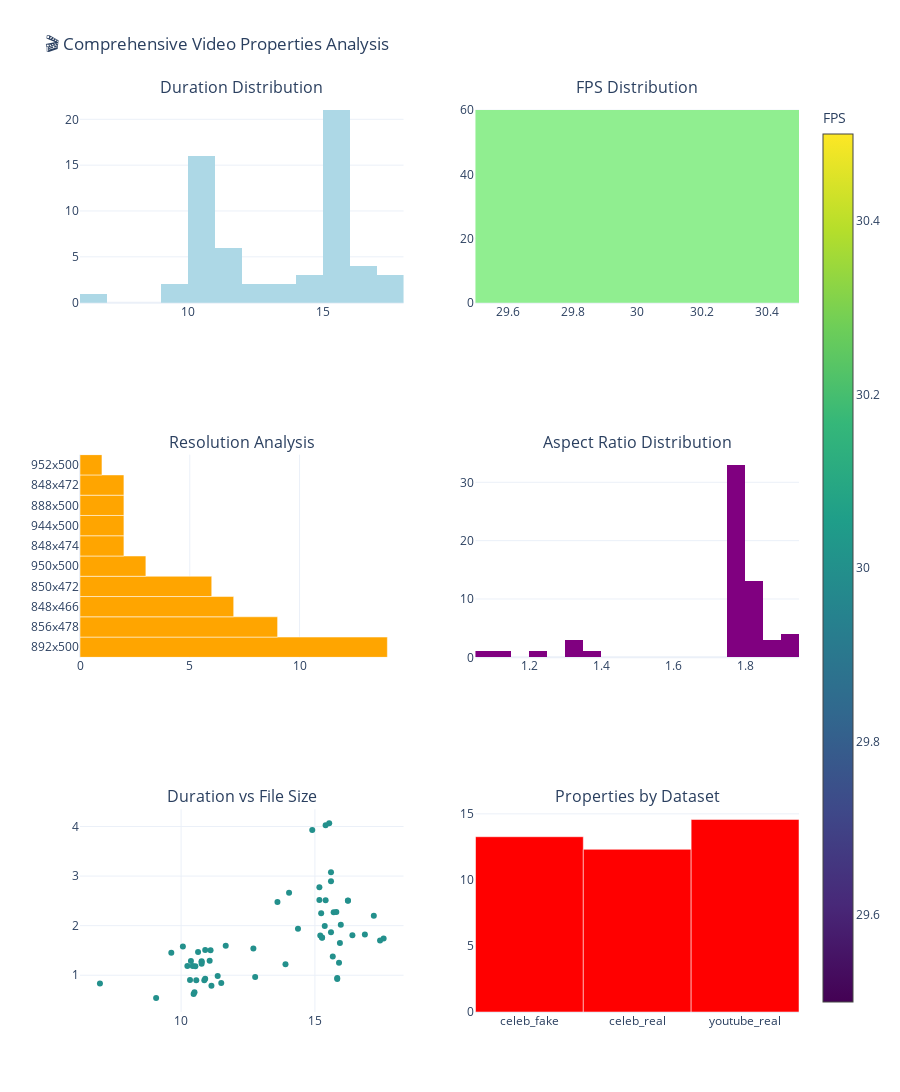

Write notebook code for a chart like this one.
### Code cell
# Video Properties Visualization
if not df_videos.empty:
    # Create comprehensive video analysis dashboard
    fig = make_subplots(
        rows=3, cols=2,
        subplot_titles=('Duration Distribution', 'FPS Distribution',
                       'Resolution Analysis', 'Aspect Ratio Distribution',
                       'Duration vs File Size', 'Properties by Dataset'),
        specs=[[{"secondary_y": False}, {"secondary_y": False}],
               [{"type": "bar"}, {"secondary_y": False}],
               [{"secondary_y": False}, {"type": "bar"}]]
    )
    
    # 1. Duration Distribution
    fig.add_trace(
        go.Histogram(x=df_videos['duration'], nbinsx=20, name="Duration (seconds)",
                    marker_color='lightblue'),
        row=1, col=1
    )
    
    # 2. FPS Distribution
    fig.add_trace(
        go.Histogram(x=df_videos['fps'], nbinsx=15, name="FPS",
                    marker_color='lightgreen'),
        row=1, col=2
    )
    
    # 3. Resolution Analysis
    resolution_counts = df_videos['resolution'].value_counts().head(10)
    fig.add_trace(
        go.Bar(x=resolution_counts.values, y=resolution_counts.index, 
               orientation='h', name="Resolution Frequency",
               marker_color='orange'),
        row=2, col=1
    )
    
    # 4. Aspect Ratio Distribution
    fig.add_trace(
        go.Histogram(x=df_videos['aspect_ratio'], nbinsx=20, name="Aspect Ratio",
                    marker_color='purple'),
        row=2, col=2
    )
    
    # 5. Duration vs File Size Scatter
    fig.add_trace(
        go.Scatter(x=df_videos['duration'], y=df_videos['size_mb'],
                  mode='markers', name="Duration vs Size",
                  marker=dict(color=df_videos['fps'], colorscale='Viridis',
                             showscale=True, colorbar=dict(title="FPS"))),
        row=3, col=1
    )
    
    # 6. Properties by Dataset
    dataset_stats = df_videos.groupby('dataset_category').agg({
        'duration': 'mean',
        'fps': 'mean',
        'size_mb': 'mean'
    }).reset_index()
    
    fig.add_trace(
        go.Bar(x=dataset_stats['dataset_category'], y=dataset_stats['duration'],
               name="Avg Duration", marker_color='red'),
        row=3, col=2
    )
    
    fig.update_layout(
        height=1200,
        title_text="🎬 Comprehensive Video Properties Analysis",
        showlegend=False
    )
    
    fig.show()
    
    # Statistical analysis
    print("📈 DETAILED VIDEO STATISTICS")
    print("=" * 50)
    
    # Overall statistics
    print(f"Duration Statistics:")
    print(f"  Mean: {df_videos['duration'].mean():.2f}s")
    print(f"  Median: {df_videos['duration'].median():.2f}s")
    print(f"  Std: {df_videos['duration'].std():.2f}s")
    print(f"  Range: {df_videos['duration'].min():.2f}s - {df_videos['duration'].max():.2f}s")
    
    print(f"\nFPS Statistics:")
    print(f"  Mean: {df_videos['fps'].mean():.2f}")
    print(f"  Median: {df_videos['fps'].median():.2f}")
    print(f"  Most common: {df_videos['fps'].mode().iloc[0]:.1f}")
    
    print(f"\nResolution Analysis:")
    print(f"  Unique resolutions: {df_videos['resolution'].nunique()}")
    print(f"  Most common: {df_videos['resolution'].mode().iloc[0]}")
    print(f"  Resolution variety: {df_videos['resolution'].value_counts().head()}")
    
    # By dataset comparison
    print(f"\n📊 Comparison by Dataset:")
    comparison = df_videos.groupby(['dataset_category', 'type']).agg({
        'duration': ['mean', 'std', 'count'],
        'fps': ['mean', 'std'],
        'size_mb': ['mean', 'std']
    }).round(2)
    print(comparison)
    
else:
    print("⚠️ No video data available for visualization")

### Figure 1 — Plotly figure (JSON) as saved in the notebook; plotly's stock layout.template omitted (floating-point values rounded to 4 significant figures)
{"data": [{"marker": {"color": "lightblue"}, "name": "Duration (seconds)", "nbinsx": 20, "type": "histogram", "x": [11.67, 11.07, 11.1, 10.57, 11.37, 10.07, 15.23, 10.9, 10.53, 10.63, 17.57, 15.2, 11.13, 6.967, 10.23, 13.9, 15.9, 10.5, 15.53, 16.23, 10.77, 15.27, 10.33, 15.97, 15.83, 11.5, 15.67, 10.37, 10.47, 14.37, 10.9, 16.4, 12.77, 17.2, 16.23, 15.83, 9.067, 10.43, 15.27, 10.77, 10.77, 15.4, 10.87, 15.93, 17.43, 9.633, 15.17, 15.4, 12.7, 14.03, 15.6, 15.7, 15.17, 15.37, 15.6, 16.87, 13.6, 15.8, 14.9, 15.6], "xaxis": "x", "yaxis": "y"}, {"marker": {"color": "lightgreen"}, "name": "FPS", "nbinsx": 15, "type": "histogram", "x": [30.0, 30.0, 30.0, 30.0, 30.0, 30.0, 30.0, 30.0, 30.0, 30.0, 30.0, 30.0, 30.0, 30.0, 30.0, 30.0, 30.0, 30.0, 30.0, 30.0, 30.0, 30.0, 30.0, 30.0, 30.0, 30.0, 30.0, 30.0, 30.0, 30.0, 30.0, 30.0, 30.0, 30.0, 30.0, 30.0, 30.0, 30.0, 30.0, 30.0, 30.0, 30.0, 30.0, 30.0, 30.0, 30.0, 30.0, 30.0, 30.0, 30.0, 30.0, 30.0, 30.0, 30.0, 30.0, 30.0, 30.0, 30.0, 30.0, 30.0], "xaxis": "x2", "yaxis": "y2"}, {"marker": {"color": "orange"}, "name": "Resolution Frequency", "orientation": "h", "type": "bar", "x": [14, 9, 7, 6, 3, 2, 2, 2, 2, 1], "xaxis": "x3", "y": ["892x500", "856x478", "848x466", "850x472", "950x500", "848x474", "944x500", "888x500", "848x472", "952x500"], "yaxis": "y3"}, {"marker": {"color": "purple"}, "name": "Aspect Ratio", "nbinsx": 20, "type": "histogram", "x": [1.9, 1.781, 1.797, 1.781, 1.352, 1.791, 1.82, 1.904, 1.9, 1.789, 1.791, 1.791, 1.775, 1.82, 1.884, 1.82, 1.791, 1.344, 1.791, 1.82, 1.801, 1.791, 1.801, 1.888, 1.801, 1.9, 1.801, 1.24, 1.325, 1.82, 1.797, 1.888, 1.108, 1.82, 1.82, 1.801, 1.064, 1.789, 1.791, 1.801, 1.777, 1.784, 1.308, 1.784, 1.784, 1.784, 1.784, 1.784, 1.784, 1.784, 1.791, 1.784, 1.784, 1.791, 1.784, 1.776, 1.784, 1.784, 1.784, 1.776], "xaxis": "x4", "yaxis": "y4"}, {"marker": {"color": [30.0, 30.0, 30.0, 30.0, 30.0, 30.0, 30.0, 30.0, 30.0, 30.0, 30.0, 30.0, 30.0, 30.0, 30.0, 30.0, 30.0, 30.0, 30.0, 30.0, 30.0, 30.0, 30.0, 30.0, 30.0, 30.0, 30.0, 30.0, 30.0, 30.0, 30.0, 30.0, 30.0, 30.0, 30.0, 30.0, 30.0, 30.0, 30.0, 30.0, 30.0, 30.0, 30.0, 30.0, 30.0, 30.0, 30.0, 30.0, 30.0, 30.0, 30.0, 30.0, 30.0, 30.0, 30.0, 30.0, 30.0, 30.0, 30.0, 30.0], "colorbar": {"title": {"text": "FPS"}}, "colorscale": [[0, "#440154"], [0.1111, "#482878"], [0.2222, "#3e4989"], [0.3333, "#31688e"], [0.4444, "#26828e"], [0.5556, "#1f9e89"], [0.6667, "#35b779"], [0.7778, "#6ece58"], [0.8889, "#b5de2b"], [1, "#fde725"]], "showscale": true}, "mode": "markers", "name": "Duration vs Size", "type": "scatter", "x": [11.67, 11.07, 11.1, 10.57, 11.37, 10.07, 15.23, 10.9, 10.53, 10.63, 17.57, 15.2, 11.13, 6.967, 10.23, 13.9, 15.9, 10.5, 15.53, 16.23, 10.77, 15.27, 10.33, 15.97, 15.83, 11.5, 15.67, 10.37, 10.47, 14.37, 10.9, 16.4, 12.77, 17.2, 16.23, 15.83, 9.067, 10.43, 15.27, 10.77, 10.77, 15.4, 10.87, 15.93, 17.43, 9.633, 15.17, 15.4, 12.7, 14.03, 15.6, 15.7, 15.17, 15.37, 15.6, 16.87, 13.6, 15.8, 14.9, 15.6], "xaxis": "x5", "y": [1.595, 1.292, 1.505, 0.9, 0.9873, 1.579, 2.251, 0.9313, 1.182, 1.468, 1.743, 1.802, 0.7891, 0.8345, 1.186, 1.223, 1.253, 0.6591, 4.066, 2.502, 1.284, 1.756, 0.9024, 2.019, 0.9225, 0.8426, 1.381, 1.285, 0.6201, 1.939, 1.511, 1.808, 0.9659, 2.198, 2.506, 0.9421, 0.5388, 1.185, 1.762, 1.269, 1.233, 2.514, 0.8998, 1.65, 1.703, 1.452, 2.519, 4.027, 1.54, 2.665, 1.868, 2.27, 2.772, 1.994, 3.079, 1.823, 2.476, 2.277, 3.931, 2.897], "yaxis": "y5"}, {"marker": {"color": "red"}, "name": "Avg Duration", "type": "bar", "x": ["celeb_fake", "celeb_real", "youtube_real"], "xaxis": "x6", "y": [13.27, 12.32, 14.58], "yaxis": "y6"}], "layout": {"annotations": [{"font": {"size": 16}, "showarrow": false, "text": "Duration Distribution", "x": 0.225, "xanchor": "center", "xref": "paper", "y": 1, "yanchor": "bottom", "yref": "paper"}, {"font": {"size": 16}, "showarrow": false, "text": "FPS Distribution", "x": 0.775, "xanchor": "center", "xref": "paper", "y": 1, "yanchor": "bottom", "yref": "paper"}, {"font": {"size": 16}, "showarrow": false, "text": "Resolution Analysis", "x": 0.225, "xanchor": "center", "xref": "paper", "y": 0.6111, "yanchor": "bottom", "yref": "paper"}, {"font": {"size": 16}, "showarrow": false, "text": "Aspect Ratio Distribution", "x": 0.775, "xanchor": "center", "xref": "paper", "y": 0.6111, "yanchor": "bottom", "yref": "paper"}, {"font": {"size": 16}, "showarrow": false, "text": "Duration vs File Size", "x": 0.225, "xanchor": "center", "xref": "paper", "y": 0.2222, "yanchor": "bottom", "yref": "paper"}, {"font": {"size": 16}, "showarrow": false, "text": "Properties by Dataset", "x": 0.775, "xanchor": "center", "xref": "paper", "y": 0.2222, "yanchor": "bottom", "yref": "paper"}], "height": 1200, "showlegend": false, "title": {"text": "🎬 Comprehensive Video Properties Analysis"}, "xaxis": {"anchor": "y", "domain": [0, 0.45]}, "xaxis2": {"anchor": "y2", "domain": [0.55, 1]}, "xaxis3": {"anchor": "y3", "domain": [0, 0.45]}, "xaxis4": {"anchor": "y4", "domain": [0.55, 1]}, "xaxis5": {"anchor": "y5", "domain": [0, 0.45]}, "xaxis6": {"anchor": "y6", "domain": [0.55, 1]}, "yaxis": {"anchor": "x", "domain": [0.7778, 1]}, "yaxis2": {"anchor": "x2", "domain": [0.7778, 1]}, "yaxis3": {"anchor": "x3", "domain": [0.3889, 0.6111]}, "yaxis4": {"anchor": "x4", "domain": [0.3889, 0.6111]}, "yaxis5": {"anchor": "x5", "domain": [0, 0.2222]}, "yaxis6": {"anchor": "x6", "domain": [0, 0.2222]}}}
